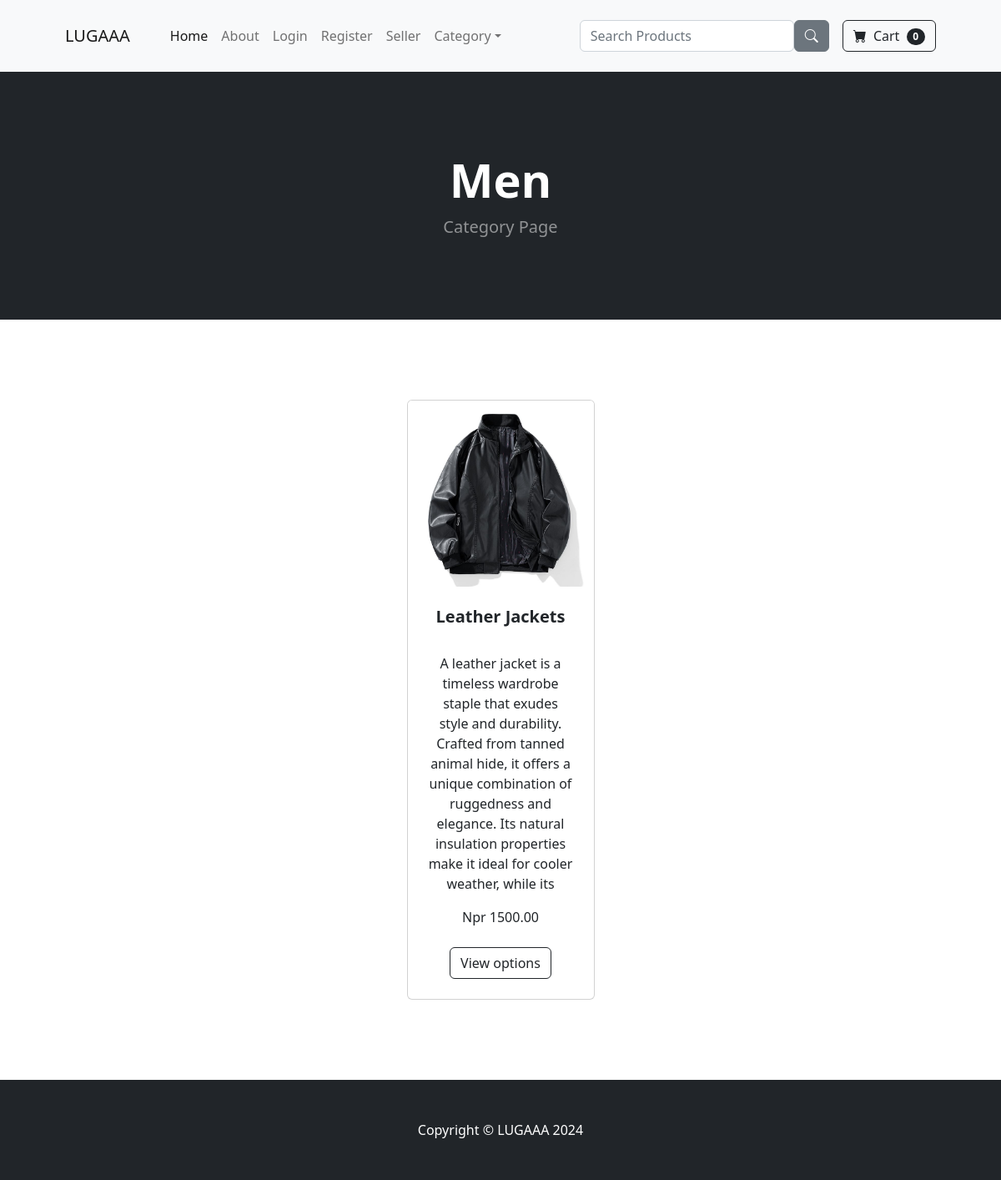
The page /category/Men on the database as committed earlier.
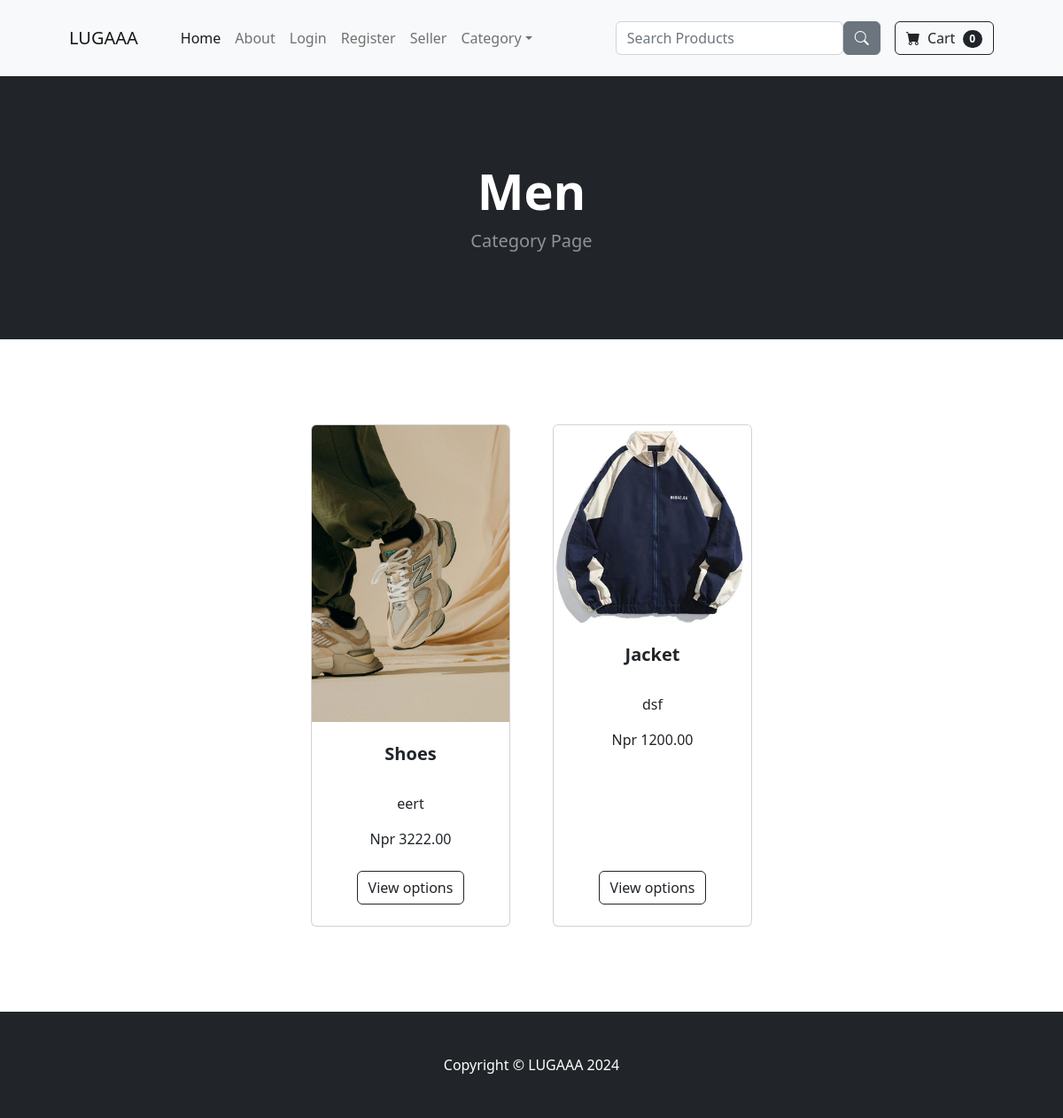
The same page on the database as committed later.
### store/models.py (models this page shows, shortened)
class Category(models.Model):
    name = models.CharField(max_length=50, unique=True)
    parent = models.ForeignKey('self', on_delete=models.CASCADE, blank=True, null=True, related_name='children' )
    category_image = models.ImageField(upload_to='uploads/category/')
    def __str__(self):
        return self.name
    class Meta:
        verbose_name_plural = 'Categories'

class Product(models.Model):
    name =  models.CharField(max_length=100)
    price =  models.DecimalField(default=0, decimal_places=2, max_digits = 8)
    category =  models.ForeignKey(Category, on_delete=models.CASCADE, null=True, blank=True)
    description =  models.CharField(max_length=250, default='', blank = True, null=True)
    image = models.ImageField(upload_to='uploads/product/')
    is_sale = models.BooleanField(default= False)
    sale_price = models.DecimalField(default=0, decimal_places=2, max_digits = 8, null=True)
    in_stock =  models.PositiveIntegerField(default=1)

### store/views.py (the view)
# urls.py: path('category/<str:foo>', views.category, name='category'),#urlpatterns for category page
def category(request, foo):
    foo = foo.replace('-', ' ')
    try:
        category = Category.objects.get(name=foo)
        if category.children.exists():
            child_categories = category.children.all()
            products = Product.objects.filter(category__in= child_categories)
        else:
            products = Product.objects.filter(category = category)
        return render(request, 'category.html', {'products': products, 'category': category})
    except:
        messages.success(request, ("The Category Doesnt exist."))
        return redirect('home')

### cart/cart.py (called while the page is built)
    def __len__(self):
        return len(self.cart)

### cart/context_processor.py (called while the page is built)
def cart(request):
    return {'cart': Cart(request)}

### store/templates/category.html
{% extends 'base.html' %}
{% load static %}
{% block content %}
        <header class="bg-dark py-5">
            <div class="container px-4 px-lg-5 my-5">
                <div class="text-center text-white">
                    <h1 class="display-4 fw-bolder">{{category}}</h1>
                    <p class="lead fw-normal text-white-50 mb-0">Category Page</p>
                </div>
            </div>
        </header>
        <section class="py-5">
            <div class="container px-4 px-lg-5 mt-5">
                <div class="row gx-4 gx-lg-5 row-cols-2 row-cols-md-3 row-cols-xl-4 justify-content-center">
                   {% for product in products %}
                        {% if product.is_sale %}
                        <div class="col mb-5">
                            <div class="card h-100">
                                <div class="badge bg-danger text-white position-absolute" style="top: 0.5rem; right: 0.5rem">Sale</div>
                                <img class="card-img-top" src="{{ product.image.url }}" alt="..." />
                                <div class="card-body p-4">
                                    <div class="text-center">
                                        <h5 class="fw-bolder">{{  product.name }}</h5>
                                        <div class="d-flex justify-content-center small text-warning mb-2">
                                            <div class="bi-star-fill"></div>
                                            <div class="bi-star-fill"></div>
                                            <div class="bi-star-fill"></div>
                                            <div class="bi-star-fill"></div>
                                            <div class="bi-star-fill"></div>
                                        </div>
                                        <span class="text-muted text-decoration-line-through">Npr {{product.price}}</span><br>
                                        Npr {{product.sale_price}}
                                    </div>
                                </div>
                                <div class="card-footer p-4 pt-0 border-top-0 bg-transparent">
                                    <div class="text-center"><a class="btn btn-outline-dark mt-auto" href="{% url 'product' product.id %}">Add to cart</a></div>
                                </div>
                            </div>
                        </div>
                        {% else %}
                    <div class="col mb-5">
                        <div class="card h-100">
                            <img class="card-img-top" src="{{ product.image.url }}" alt="..." />
                            <div class="card-body p-4">
                                <div class="text-center">
                                    <h5 class="fw-bolder">{{ product.name}}</h5><br>
                                    <p>{{ product.description }}</p>
                                    Npr {{product.price }}
                                </div>
                            </div>
                            <div class="card-footer p-4 pt-0 border-top-0 bg-transparent">
                                <div class="text-center"><a class="btn btn-outline-dark mt-auto" href="{% url 'product' product.id %}">View options</a></div>
                            </div>
                        </div>
                    </div>
                    {% endif %}
                    {% endfor %}
        </section>
{% endblock %}

Rows that differ between the two databases and show on the page:
no longer on this page (row edited): Product: image (picture), name "Leather Jackets", description "A leather jacket is a timeless wardrobe staple that exudes style and durability. Crafted from tanned animal hide, it offers a unique combination of ruggedness and elegance. Its natural insulation properties make it ideal for cooler weather, while its", price "1500.00"
now on this page (row edited): Product: image (picture), name "Shoes", description "eert", price "3222.00"
now on this page (row edited): Product: image (picture), name "Jacket", description "dsf", price "1200.00"
